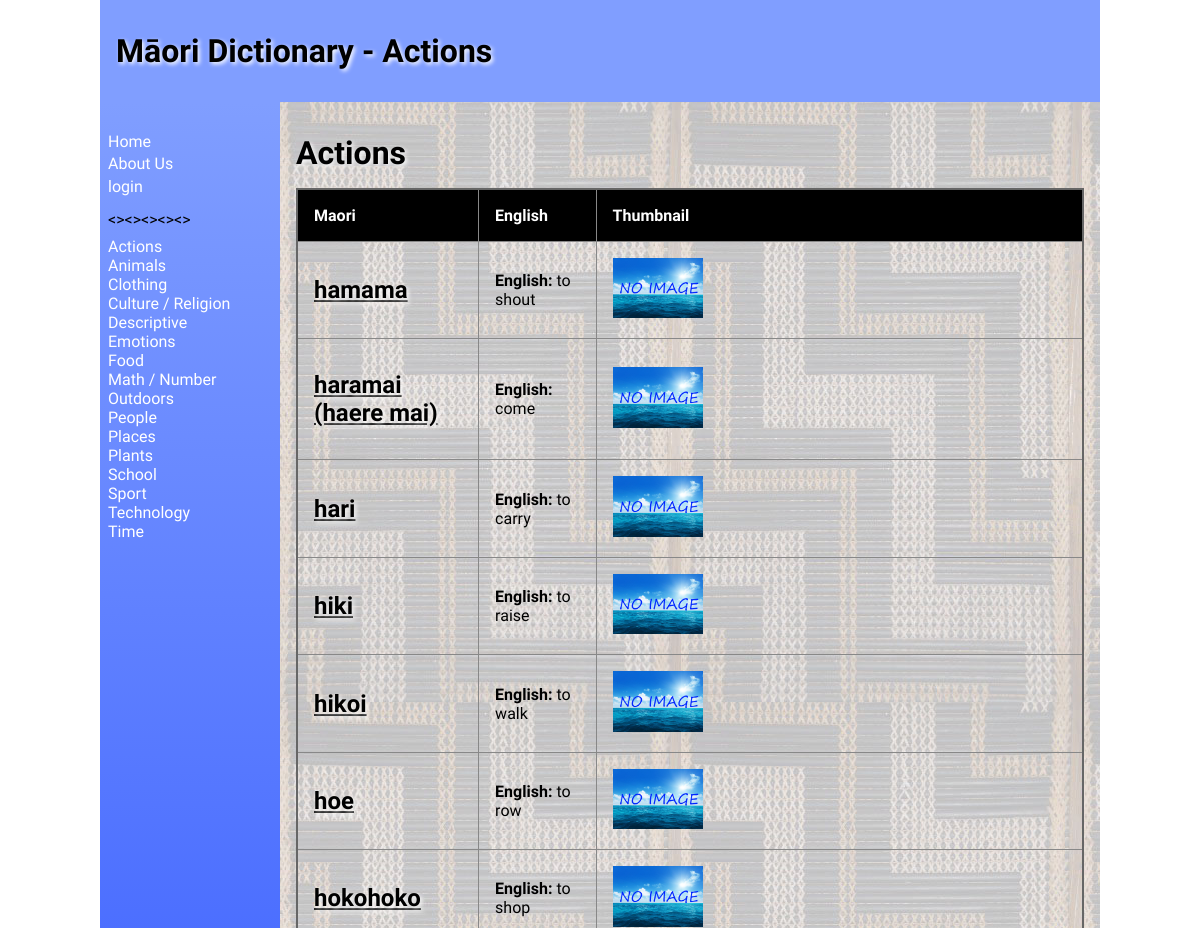
The page /catagories/1 (upper part) on the database as committed earlier.
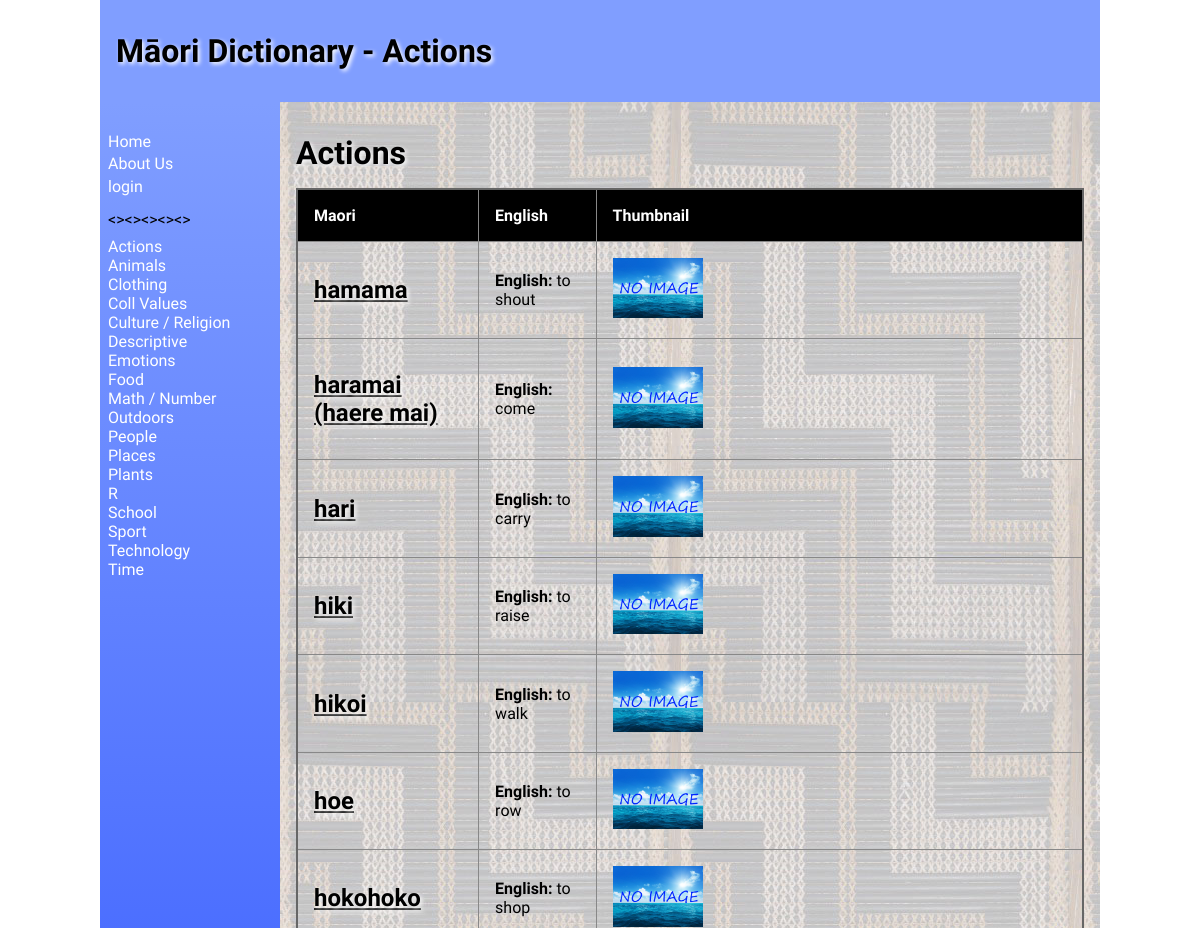
The same page on the database as committed later.
### tables this page shows
CREATE TABLE "catalist"
(
    catali  varchar(30),
    cata_id integer
        constraint catalist_pk
            primary key autoincrement
);

CREATE TABLE "product"
(
    name_id    integer
        constraint product_pk
            primary key autoincrement,
    name       varchar(30),
    english    varchar(30),
    definition varchar(300),
    level      integer,
    image      varchar(100),
    cata_id    integer
        constraint product_catalist_cata_id_fk
            references catalist
            on update cascade on delete cascade,
    date_time  datetime,
    edited_by  varchar(30)
);

### app.py (the view)
@app.route("/catagories/<cata_id>", methods=["GET", "POST"])  # displays the words in the category selected by the user
def render_catagories(cata_id):
    cata_list = sidenav1()  # showing categories
    con = create_connection(DB_NAME)
    query = """SELECT name_id, name,
    english, cata_id, definition, level, image FROM product WHERE cata_id=? ORDER BY name, english"""
    cur = con.cursor()
    cur.execute(query, (cata_id,))
    maori_list = cur.fetchall()  # putting the words into a list
    con = create_connection(DB_NAME)
    query = """SELECT cata_id, catali FROM catalist WHERE cata_id=?"""  # finding the category name and info
    cur = con.cursor()
    cur.execute(query, (cata_id,))
    cata_names_list = cur.fetchall()  # putting names into list
    con.close()
    return render_template("catagories.html", cata_names_list=cata_names_list, catagories=cata_list, maori=maori_list,
                           logged_in=is_logged_in(), teacher=is_teacher())

### app.py (called while the page is built)
def create_connection(db_file):  # connect to the database
    try:
        connection = sqlite3.connect(db_file)
        return connection
    except Error as e:
        print(e)
    return None

def sidenav1():  # this function grabs all of the items from the product table and puts them into a list for the sidenav
    con = create_connection(DB_NAME)
    query = """SELECT cata_id, catali FROM catalist ORDER BY catali"""
    cur = con.cursor()
    cur.execute(query)
    cata_list = cur.fetchall()
    con.commit()
    con.close()
    return cata_list

def is_logged_in():  # checking session for email to determine if a user is logged in
    if session.get("email") is None:
        print("not logged in")
        return False
    else:
        print("logged in")
        return True

def is_teacher():  # checking session for email to determine if the user is a teacher
    if session.get("teacher") == "on":
        print("is Teacher")
        return True
    else:
        print("not Teacher")
        return False

### templates/catagories.html (shortened to what this page needs)
{% extends 'base1.html' %}
{% block heading %} - {{ cata_names_list[0][1] }}{% endblock %}
{% block main %}
        <h1>{{ cata_names_list[0][1] }} </h1>
        <table>
            <tr>
                <th>Maori</th>
                <th>English</th>
                <th>Thumbnail</th>
            </tr>
        {% for product in maori %}
        <tr>
            <td><a href="/name/{{product[0]}}"><h2>{{ product[1] }}</h2></a></td>
            <td><p><strong>English: </strong>{{ product[2] }}</p></td>
            <td><img src="/static/images/{{ product[6] }}" class="tableImage"></td>
        </tr>
        {% endfor %}
        </table>
{% endblock %}

### templates/base1.html (shortened to what this page needs)
<!doctype html>
<html lang="en">
<head>
	<link href="{{ url_for('static', filename='style.css') }}" rel="stylesheet">
</head>
<body>
	<div id="container">
		<header>
			<h1>Māori Dictionary{% block heading %}{% endblock %}</h1>
		</header>
		<nav>
			<ul>
                <li><a href="\">Home</a></li>
            <a href="/contact">About Us</a><li>
			{% if logged_in %}
			<a href="/logout">logout</a><li>
			{% else %}
            <a href="/login">login</a><li>
			{% endif %}
				<p><><><><><></p>
			{% for catalist in catagories %}
        <div>
            <a href="/catagories/{{ catalist[0] }}">{{ catalist[1] }}</a>
        </div>
    		{% endfor %}
			</ul>
		</nav>
		<main>
            {% block main%}{% endblock %}
        </main>
	</div>
</body>
</html>

Rows that differ between the two databases and show on the page:
added catalist: catali "Coll Values"
added catalist: catali "R"
